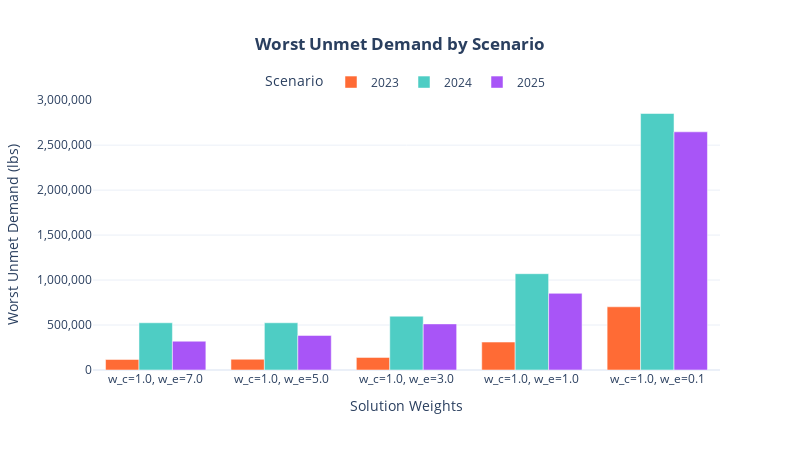

The code cell stored with this chart in its notebook:
### Code cell
# =============================================================================
# SCENARIO COMPARISON VISUALS
# =============================================================================

# --- FIGURE 1: Worst Unmet Demand by Scenario (for selected solutions) ---
df_sorted = pareto_df.sort_values('avg_equity_t')
selected_idx = [0, len(df_sorted)//4, len(df_sorted)//2, 3*len(df_sorted)//4, len(df_sorted)-1]
selected = df_sorted.iloc[selected_idx].reset_index(drop=True)

x_labels = [f"w_c={row.w_cost:.1f}, w_e={row.w_eq:.1f}" for _, row in selected.iterrows()]

fig1 = go.Figure()
fig1.add_trace(go.Bar(name='2023', x=x_labels, y=selected['t_2023'], marker_color='#ff6b35'))
fig1.add_trace(go.Bar(name='2024', x=x_labels, y=selected['t_2024'], marker_color='#4ecdc4'))
fig1.add_trace(go.Bar(name='2025', x=x_labels, y=selected['t_2025'], marker_color='#a855f7'))

fig1.update_layout(
    title=dict(text='<b>Worst Unmet Demand by Scenario</b>', x=0.5),
    xaxis_title='Solution Weights',
    yaxis_title='Worst Unmet Demand (lbs)',
    yaxis=dict(tickformat=','),
    barmode='group',
    template='plotly_white',
    legend=dict(title='Scenario', orientation='h', y=1.12, x=0.5, xanchor='center'),
    height=450, width=800
)
# fig1.write_image('images/scenario_worst_unmet.png', scale=2)
fig1.show()


# --- FIGURE 2: Total Demand, Received, Unmet by Scenario ---
fig2 = go.Figure()

scenarios = scenario_summary['scenario']
fig2.add_trace(go.Bar(name='Total Demand', x=scenarios, y=scenario_summary['total_demand'], marker_color='#3498db'))
fig2.add_trace(go.Bar(name='Total Received', x=scenarios, y=scenario_summary['total_received'], marker_color='#2ecc71'))
fig2.add_trace(go.Bar(name='Total Unmet', x=scenarios, y=scenario_summary['total_unmet'], marker_color='#e74c3c'))

fig2.update_layout(
    title=dict(text='<b>Demand Fulfillment by Scenario</b>', x=0.5),
    xaxis_title='Scenario (Year)',
    yaxis_title='Food (lbs)',
    yaxis=dict(tickformat=','),
    barmode='group',
    template='plotly_white',
    legend=dict(orientation='h', y=1.1, x=0.5, xanchor='center'),
    height=450, width=700
)
# fig2.write_image('images/scenario_fulfillment.png', scale=2)
fig2.show()


# --- FIGURE 3: Coverage Percentage by Scenario ---
scenario_summary['coverage_pct'] = 100 * scenario_summary['total_received'] / scenario_summary['total_demand']

fig3 = go.Figure()
fig3.add_trace(go.Bar(
    x=scenario_summary['scenario'],
    y=scenario_summary['coverage_pct'],
    marker_color=['#ff6b35', '#4ecdc4', '#a855f7'],
    text=[f"{v:.1f}%" for v in scenario_summary['coverage_pct']],
    textposition='outside'
))

fig3.update_layout(
    title=dict(text='<b>Demand Coverage by Scenario</b>', x=0.5),
    xaxis_title='Scenario (Year)',
    yaxis_title='Coverage (%)',
    yaxis=dict(range=[0, max(scenario_summary['coverage_pct']) * 1.15]),
    template='plotly_white',
    height=400, width=500
)
# fig3.write_image('images/scenario_coverage.png', scale=2)
fig3.show()

# --- Print summary stats ---
print("\nSCENARIO SUMMARY:")
print(scenario_summary.to_string(index=False))

### Figure 1 — Plotly figure (JSON) as saved in the notebook; plotly's stock layout.template omitted (floating-point values rounded to 4 significant figures)
{"data": [{"marker": {"color": "#ff6b35"}, "name": "2023", "type": "bar", "x": ["w_c=1.0, w_e=7.0", "w_c=1.0, w_e=5.0", "w_c=1.0, w_e=3.0", "w_c=1.0, w_e=1.0", "w_c=1.0, w_e=0.1"], "y": [117000.0, 119400.0, 139900.0, 310600.0, 702500.0]}, {"marker": {"color": "#4ecdc4"}, "name": "2024", "type": "bar", "x": ["w_c=1.0, w_e=7.0", "w_c=1.0, w_e=5.0", "w_c=1.0, w_e=3.0", "w_c=1.0, w_e=1.0", "w_c=1.0, w_e=0.1"], "y": [525100.0, 525100.0, 598200.0, 1071000.0, 2852000.0]}, {"marker": {"color": "#a855f7"}, "name": "2025", "type": "bar", "x": ["w_c=1.0, w_e=7.0", "w_c=1.0, w_e=5.0", "w_c=1.0, w_e=3.0", "w_c=1.0, w_e=1.0", "w_c=1.0, w_e=0.1"], "y": [320100.0, 384400.0, 512600.0, 852300.0, 2648000.0]}], "layout": {"barmode": "group", "height": 450, "legend": {"orientation": "h", "title": {"text": "Scenario"}, "x": 0.5, "xanchor": "center", "y": 1.12}, "title": {"text": "<b>Worst Unmet Demand by Scenario</b>", "x": 0.5}, "width": 800, "xaxis": {"title": {"text": "Solution Weights"}}, "yaxis": {"tickformat": ",", "title": {"text": "Worst Unmet Demand (lbs)"}}}}
